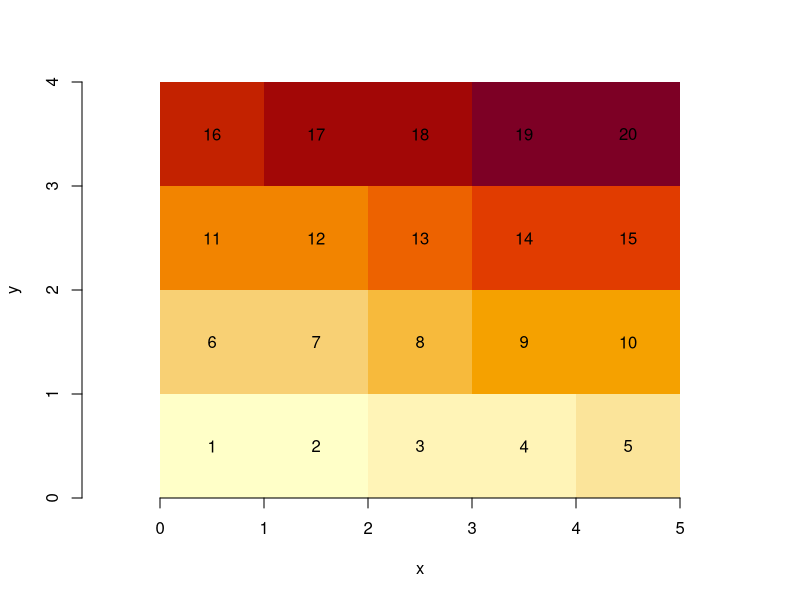
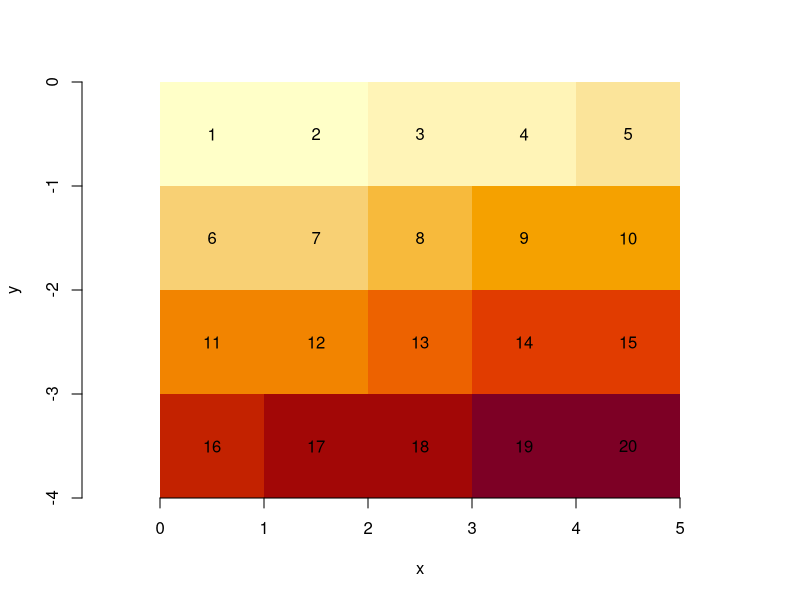
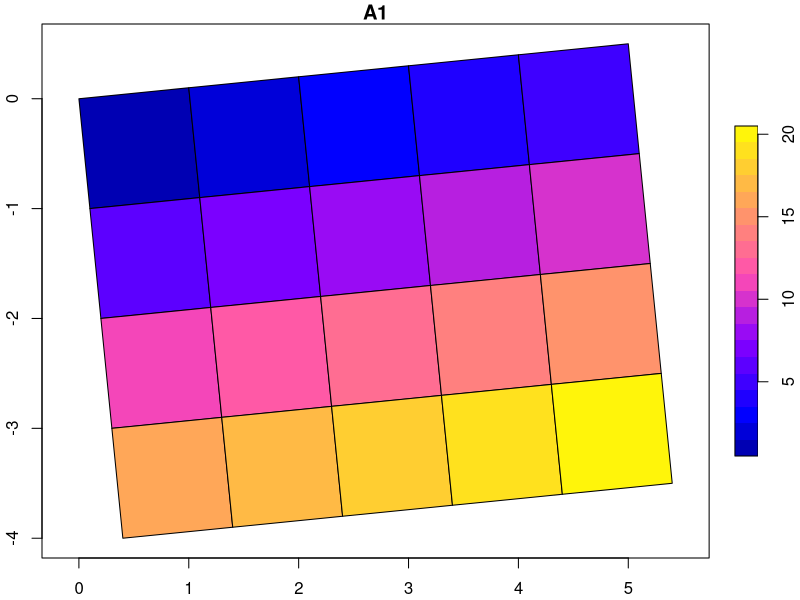
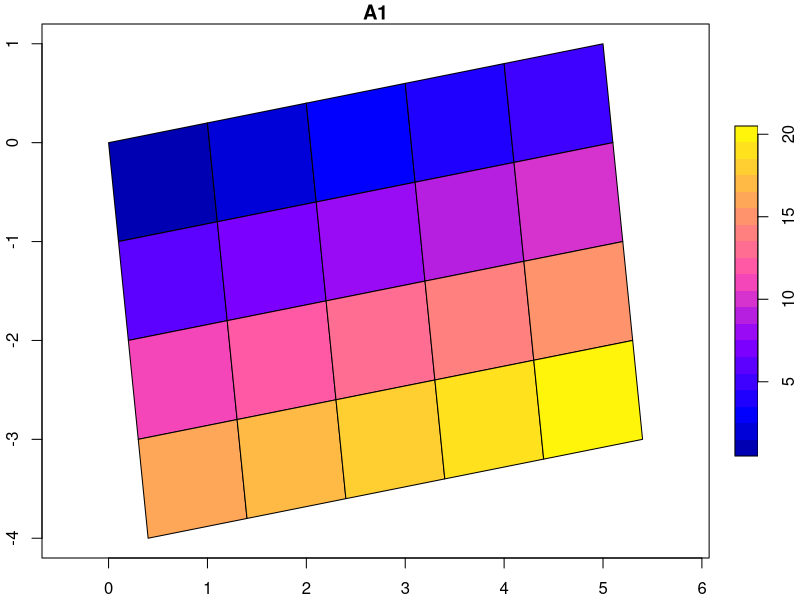
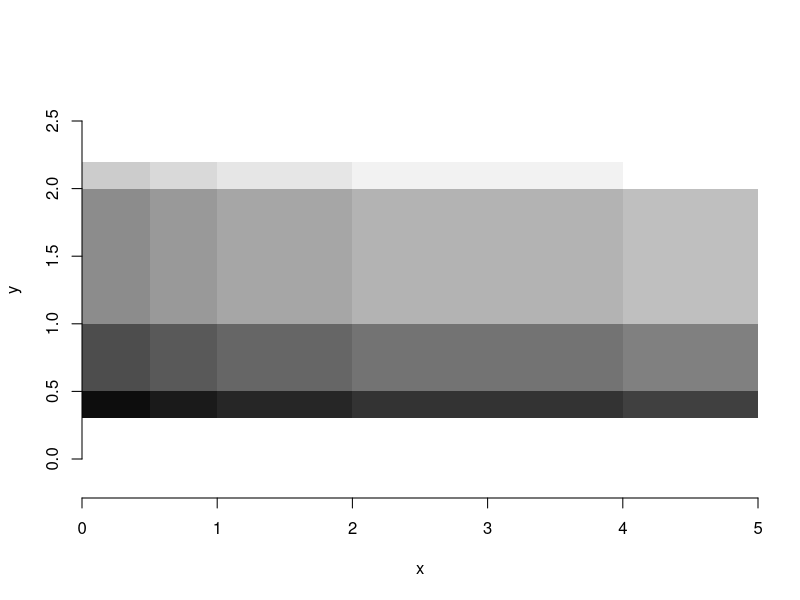

These figures' R source, in order: (Note: this script raises an error after producing the figures.)
## ----setup, include=FALSE-----------------------------------------------------
knitr::opts_chunk$set(echo = TRUE)
knitr::opts_chunk$set(collapse = TRUE)
knitr::opts_chunk$set(fig.height = 4.5)
knitr::opts_chunk$set(fig.width = 6)
set.seed(13579)

## ----fig.width=4.5, fig.height=4----------------------------------------------
suppressPackageStartupMessages(library(stars))
m = matrix(1:20, nrow = 5, ncol = 4)
dim(m) = c(x = 5, y = 4) # named dim
(s = st_as_stars(m))

## -----------------------------------------------------------------------------
dim(s[[1]])

## ----fig.width=4.5, fig.height=4----------------------------------------------
image(s, text_values = TRUE, axes = TRUE)

## ----fig.width=4.5, fig.height=4----------------------------------------------
attr(s, "dimensions")[[2]]$delta = -1
image(s, text_values = TRUE, axes = TRUE)

## -----------------------------------------------------------------------------
tif = system.file("tif/L7_ETMs.tif", package = "stars")
st_dimensions(read_stars(tif))["y"]

## -----------------------------------------------------------------------------
str(attr(st_dimensions(s), "raster"))

## -----------------------------------------------------------------------------
attr(attr(s, "dimensions"), "raster")$affine = c(0.1, 0.1)
plot(st_as_sf(s, as_points = FALSE), axes = TRUE, nbreaks = 20)

## -----------------------------------------------------------------------------
atan2(0.1, 1) * 180 / pi

## -----------------------------------------------------------------------------
attr(attr(s, "dimensions"), "raster")$affine = c(0.1, 0.2)
plot(st_as_sf(s, as_points = FALSE), axes = TRUE, nbreaks = 20)

## -----------------------------------------------------------------------------
atan2(c(0.1, 0.2), 1) * 180 / pi

## -----------------------------------------------------------------------------
x = c(0, 0.5, 1, 2, 4, 5)  # 6 numbers: boundaries!
y = c(0.3, 0.5, 1, 2, 2.2) # 5 numbers: boundaries!
(r = st_as_stars(list(m = m), dimensions = st_dimensions(x = x, y = y)))
st_bbox(r)
image(r, axes = TRUE, col = grey((1:20)/20))

## -----------------------------------------------------------------------------
x = c(0, 0.5, 1, 2, 4)  # 5 numbers: offsets only!
y = c(0.3, 0.5, 1, 2)   # 4 numbers: offsets only!
(r = st_as_stars(list(m = m), dimensions = st_dimensions(x = x, y = y)))
st_bbox(r)

## -----------------------------------------------------------------------------
x = c(0, 1, 2, 3, 4)  # 5 numbers: offsets only!
y = c(0.5, 1, 1.5, 2)   # 4 numbers: offsets only!
(r = st_as_stars(list(m = m), dimensions = st_dimensions(x = x, y = y)))
st_bbox(r)

## -----------------------------------------------------------------------------
x = st_as_stars(matrix(1:9, 3, 3), 
                st_dimensions(x = c(1, 2, 3), y = c(2, 3, 10), cell_midpoints = TRUE))

## ----eval=FALSE---------------------------------------------------------------
#  install.packages("starsdata", repos = "http://pebesma.staff.ifgi.de", type = "source")

## -----------------------------------------------------------------------------
(s5p = system.file("sentinel5p/S5P_NRTI_L2__NO2____20180717T120113_20180717T120613_03932_01_010002_20180717T125231.nc", package = "starsdata"))

## ----echo=FALSE---------------------------------------------------------------
EVAL = s5p != ""

## ----eval=EVAL----------------------------------------------------------------
nit.c = read_stars(s5p, sub = "//PRODUCT/SUPPORT_DATA/DETAILED_RESULTS/nitrogendioxide_summed_total_column",
	curvilinear = c("//PRODUCT/longitude", "//PRODUCT/latitude"), driver = NULL)
if (inherits(nit.c[[1]], "units")) {
	threshold = units::set_units(9e+36, mol/m^2)
} else {
	threshold = 9e+36
}
nit.c[[1]][nit.c[[1]] > threshold] = NA
st_crs(nit.c) = 4326
nit.c

## ----eval=EVAL----------------------------------------------------------------
plot(nit.c, breaks = "equal", reset = FALSE, axes = TRUE, as_points = TRUE, 
		 pch = 16,  logz = TRUE, key.length = 1)
maps::map('world', add = TRUE, col = 'red')

## ----eval=EVAL----------------------------------------------------------------
plot(nit.c, breaks = "equal", reset = FALSE, axes = TRUE, as_points = FALSE, 
		 border = NA, logz = TRUE, key.length = 1)
maps::map('world', add = TRUE, col = 'red')

## ----eval=EVAL----------------------------------------------------------------
(nit.c = stars:::st_downsample(nit.c, 8))
plot(nit.c, breaks = "equal", reset = FALSE, axes = TRUE, as_points = TRUE, 
		 pch = 16, logz = TRUE, key.length = 1)
maps::map('world', add = TRUE, col = 'red')

## ----eval=EVAL----------------------------------------------------------------
plot(nit.c, breaks = "equal", reset = FALSE, axes = TRUE, as_points = FALSE, 
		 border = NA, logz = TRUE, key.length = 1)
maps::map('world', add = TRUE, col = 'red')
